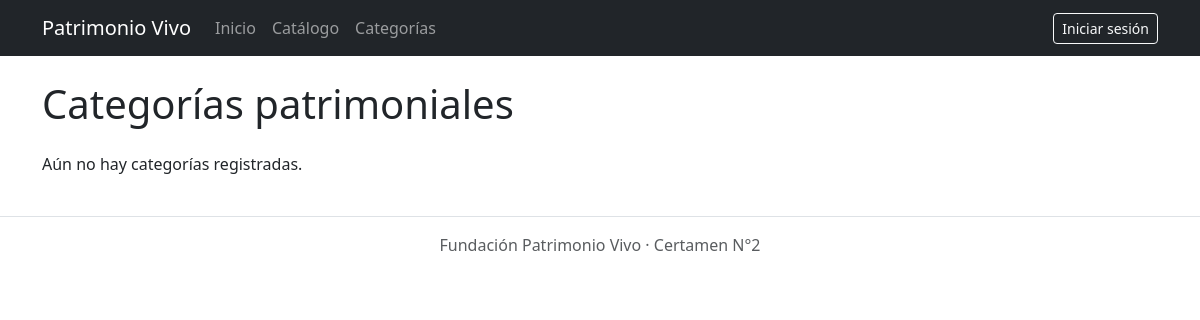
The app's page /categorias/, older data.
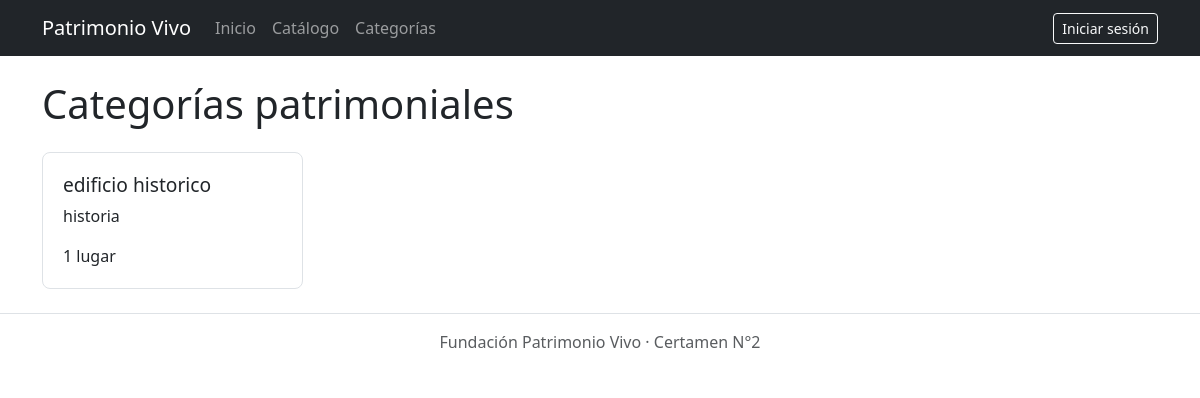
The same page, newer data.
### core/models.py (models this page shows, shortened)
class Categoria(models.Model):
    id = models.BigAutoField(primary_key=True)
    nombre = models.CharField(max_length=100)
    descripcion = models.TextField(blank=True)

### core/views.py (the view)
# urls.py: path('categorias/', views.lista_categorias, name='categorias'),
def lista_categorias(request):
    categorias = Categoria.objects.annotate(total=Count('lugares'))
    return render(request, 'core/categorias.html', {'categorias': categorias})

### core/templates/core/categorias.html (shortened to what this page needs)
{% extends 'core/base.html' %}
{% block content %}
    <h1 class="mb-4">Categorías patrimoniales</h1>
    <div class="categorias-lista">
        {% for categoria in categorias %}
            <a href="{% url 'catalogo' %}?categoria={{ categoria.pk }}" class="categoria-item">
                <h2>{{ categoria.nombre }}</h2>
                <p>{{ categoria.descripcion }}</p>
                <span>{{ categoria.total }} lugar{{ categoria.total|pluralize:"es" }}</span>
            </a>
        {% empty %}
            <p>Aún no hay categorías registradas.</p>
        {% endfor %}
    </div>
{% endblock %}

Row changes from the older to the newer data that the page shows:
added Categoria: nombre "edificio historico", descripcion "historia", total "1"
Text that changed along with them:
text no longer shown: "Aún no hay categorías registradas."
